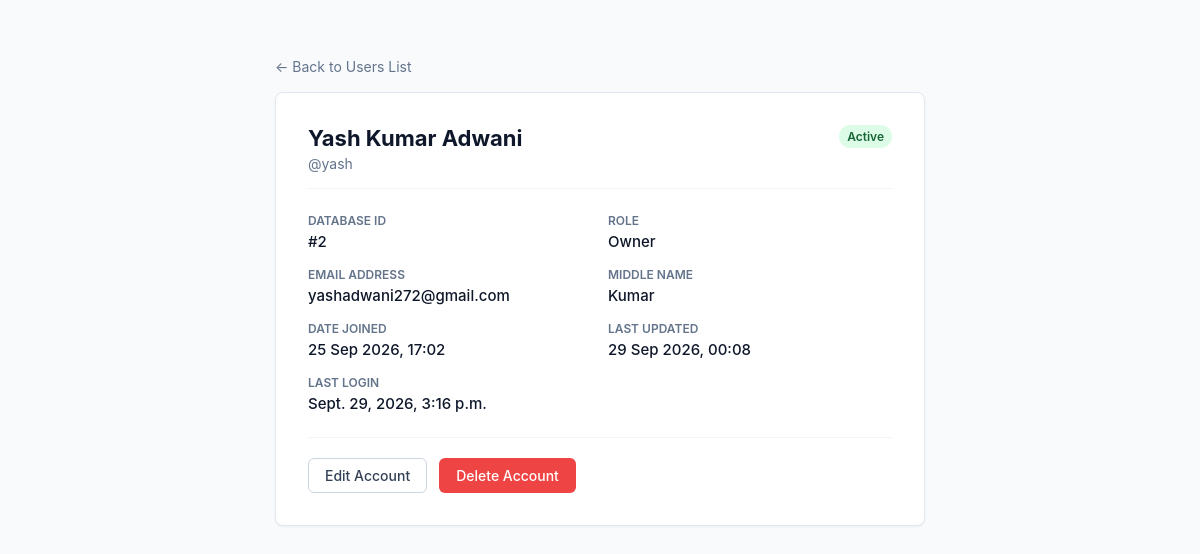
Page /accounts/users/2/ (signed in) on the earlier database version.
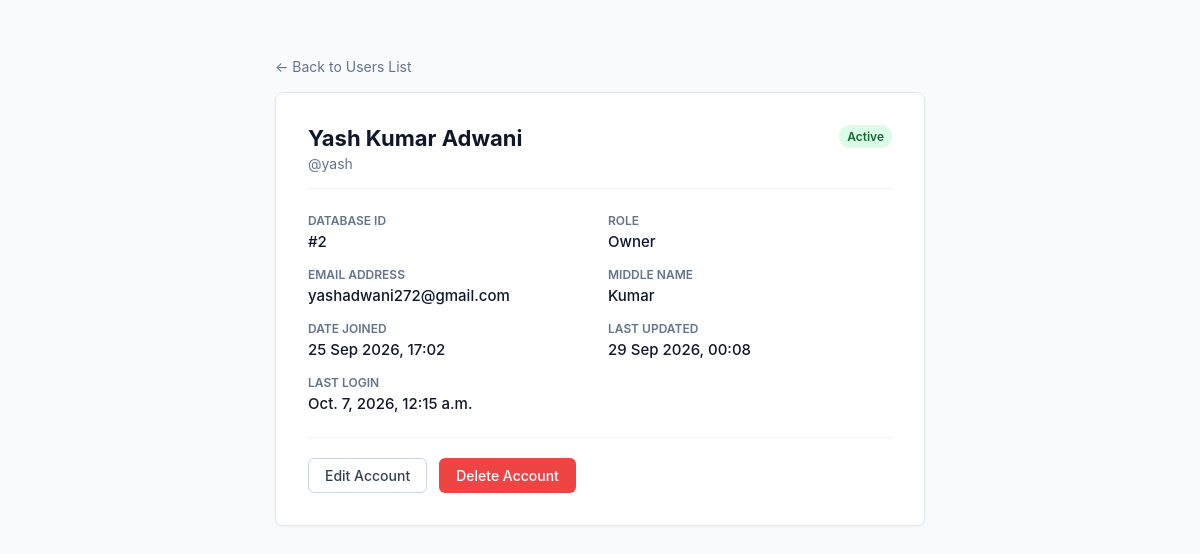
Same page on the later database version.
### accounts/models.py (models this page shows, shortened)
class User(AbstractUser):
    class Role(models.TextChoices):
        SYSTEM_ADMIN = "SYSTEM_ADMIN", "System Admin"
        OWNER = "OWNER", "Owner"
    email = models.EmailField(unique=True)
    first_name = models.CharField(
        max_length=150,
        blank=False
    )
    middle_name = models.CharField(
        max_length=150,
        blank=True
    )
    last_name = models.CharField(
        max_length=150,
        blank=False
    )
    role = models.CharField(
        max_length=20,
        choices=Role.choices,
        default=Role.OWNER,
    )
    updated_at = models.DateTimeField(auto_now=True)
    REQUIRED_FIELDS = [
        "email",
        "first_name",
        "last_name"
    ]
    @property
    def full_name(self):
        if self.middle_name:
            return f"{self.first_name} {self.middle_name} {self.last_name}"
        return f"{self.first_name} {self.last_name}"

### accounts/views.py (the view)
# urls.py: path("users/<int:user_id>/", views.user_detail, name="user_detail"),
@owner_or_admin_required
def user_detail(request, user_id):
    target_user = get_object_or_404(
        User,
        id=user_id
    )
    if not can_manage_user(request.user, target_user):
        raise PermissionDenied(
            "You do not have permission to manage this user."
        )
    return render(
        request,
        "accounts/user_detail.html",
        {"target_user": target_user}
    )

### accounts/templates/accounts/user_detail.html (shortened to what this page needs)
<!DOCTYPE html>
<html lang="en">
<head>
</head>
<body>
    <div class="container">
        <p style="margin-bottom: 16px;"><a href="{% url 'accounts:user_list' %}" style="color: #64748b; text-decoration: none; font-size: 14px;">← Back to Users List</a></p>
        <div class="card">
            <div class="header">
                <div>
                    <h2 class="title">{{ target_user.full_name }}</h2>
                    <div class="subtitle">@{{ target_user.username }}</div>
                </div>
                <span style="font-size: 12px; padding: 4px 8px; border-radius: 9999px; font-weight: 600; background: {% if target_user.is_active %}#dcfce7; color: #166534;{% else %}#fee2e2; color: #991b1b;{% endif %}">
                    {% if target_user.is_active %}Active{% else %}Inactive{% endif %}
                </span>
            </div>
            <div class="grid">
                <div class="field-group">
                    <label>Database ID</label>
                    <p>#{{ target_user.id }}</p>
                </div>
                <div class="field-group">
                    <label>Role</label>
                    <p>{{ target_user.get_role_display }}</p>
                </div>
                <div class="field-group">
                    <label>Email Address</label>
                    <p>{{ target_user.email }}</p>
                </div>
                <div class="field-group">
                    <label>Middle Name</label>
                    <p>{{ target_user.middle_name|default:"—" }}</p>
                </div>
                <div class="field-group">
                    <label>Date Joined</label>
                    <p>{{ target_user.date_joined|date:"d M Y, H:i" }}</p>
                </div>
                <div class="field-group">
                    <label>Last Updated</label>
                    <p>{{ target_user.updated_at|date:"d M Y, H:i" }}</p>
                </div>
                <div class="field-group">
                    <label>Last Login</label>
                    <p>{{ target_user.last_login|default:"Never logged in" }}</p>
                </div>
            </div>
            <div class="actions">
                <a href="{% url 'accounts:user_edit' target_user.id %}" class="btn btn-outline">Edit Account</a>
                {% if target_user != request.user %}
                    <a href="{% url 'accounts:user_delete' target_user.id %}" class="btn btn-danger">Delete Account</a>
                {% endif %}
            </div>
        </div>
    </div>
</body>
</html>

### accounts/templates/accounts/user_detail.html (style rules this page uses)
body { font-family: -apple-system, BlinkMacSystemFont, "Segoe UI", Roboto, sans-serif; background: #f8fafc; color: #0f172a; margin: 0; padding: 40px; }
.container { max-width: 650px; margin: 0 auto; }
.card { background: #fff; border: 1px solid #e2e8f0; border-radius: 8px; box-shadow: 0 1px 3px rgba(0,0,0,0.05); padding: 32px; }
.header { display: flex; justify-content: space-between; align-items: flex-start; margin-bottom: 24px; border-bottom: 1px solid #f1f5f9; padding-bottom: 16px; }
.title { margin: 0; font-size: 22px; font-weight: 700; }
.subtitle { color: #64748b; font-size: 14px; margin-top: 4px; }
.grid { display: grid; grid-template-columns: 1fr 1fr; gap: 16px; margin-bottom: 24px; }
.field-group label { display: block; font-size: 12px; color: #64748b; font-weight: 600; text-transform: uppercase; margin-bottom: 4px; }
.field-group p { margin: 0; font-size: 15px; font-weight: 500; }
.actions { display: flex; gap: 12px; margin-top: 24px; border-top: 1px solid #f1f5f9; padding-top: 20px; }
.btn { padding: 8px 16px; border-radius: 6px; font-weight: 500; font-size: 14px; text-decoration: none; cursor: pointer; border: 1px solid transparent; }
.btn-outline { border: 1px solid #cbd5e1; background: #fff; color: #334155; }
.btn-danger { background: #ef4444; color: #fff; }

Differences in the rows shown:
changed User "Yash Kumar Adwani": last_login "Sept. 29, 2026, 3:16 p.m." → "Oct. 7, 2026, 12:15 a.m."
